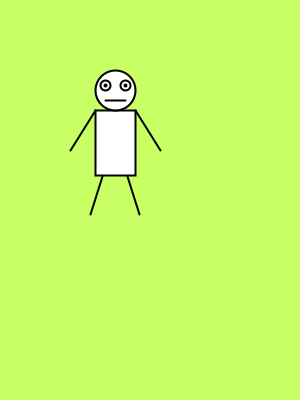
Frame 1 (no input)
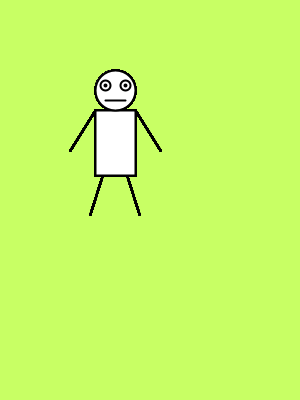
Frame 60 (the mouse pressed at the canvas centre just before this capture)
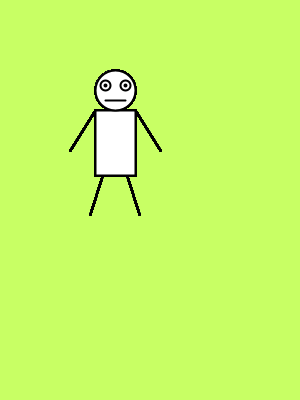
Frame 120 (the mouse held since frame 60 and released just before this capture)

The Processing sketch that drew these frames (run headless with seeded random() and noise(); from frame 60 on, the mouse is pressed at the canvas centre):

// Processing sketch: Project_1
// ── Project_1.pde

void setup(){
  size(300, 400);
  background(200, 255, 100);
  }


void draw(){
   smooth();
     strokeWeight(2);
  rect(95, 110, 40, 65);//body
  
  ellipse (115, 90, 40, 40); //head
  ellipse(105, 85, 10, 10); //eye-L
   ellipse(105, 85, 2, 2); //eyeball-L
  ellipse(125, 85, 10, 10);//eye-R
  ellipse(125, 85, 2, 2);//eyeball-R
  
  
  line(105, 100, 125, 100); //moouth
  line (135, 110, 160, 150);//arm-R
  line(95, 110, 70, 150);//arm-L
    line(102, 176,90, 214); //leg-R
  line(127, 176, 139, 214);//leg-L
  
  
  }

// ── Coin.pde
class coin{
  
}
  

// ── Pacman.pde
class pacman{
  
}
